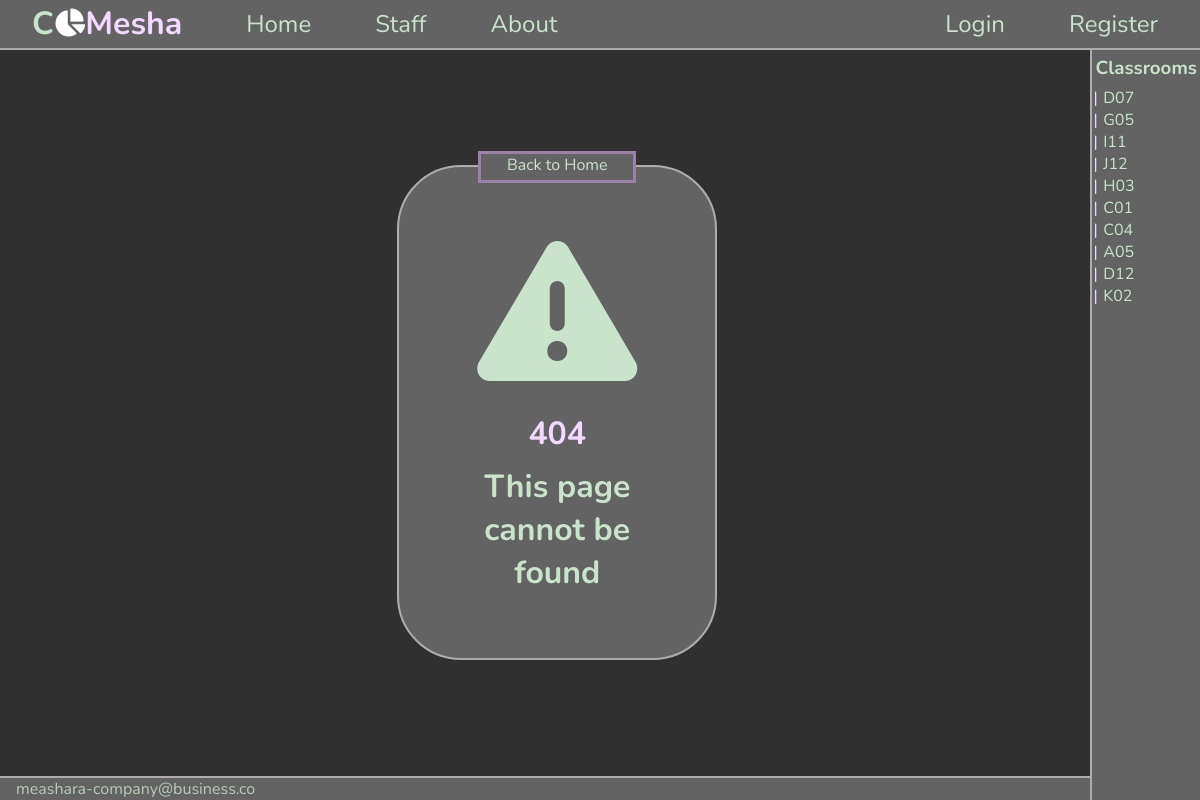
/classroom/1, run on the app's committed database.
### database.py (models this page shows)
class Classroom(db.Model):
    __tablename__ = 'Classrooms'
    ClassroomID = db.Column(db.Text, primary_key=True)
    Teachers = db.relationship('Teacher', secondary='TeacherClassrooms', backref='classrooms')

### server.py (the view)
@app.route("/classroom/<string:classroom_id>")
def analytics(classroom_id):
    if classroom_id not in get_classrooms():
        abort(404)
    data = kowalski_analyze(classroom_id)
    loudness = data[1]
    temperature = data[2]
    humidity = data[3]
    ventilation = data[4]
    return (render_template("pages/analytics.html",
                            classroom=classroom_id, loudness=loudness,
                            temperature=temperature, humidity=humidity,
                            ventilation=ventilation))

### server.py (called while the page is built)
def get_classrooms():
    class_list = []
    with app.app_context():
        result = Classroom.query.with_entities(Classroom.ClassroomID).all()
        for i in result:
            class_list.append(i[0])
    return class_list

@app.errorhandler(HTTPException)
def error(error_code):
    print(error_code)
    default_response = "Something went wrong!"
    default_code = 0
    match int(str(error_code).split()[0]):
        case 404:
            response = "This page cannot be found"
            response_code = 404
        case _:
            response = default_response
            response_code = default_code
    return (render_template("pages/error.html", response=response, response_code=response_code))

### templates/pages/error.html
{% extends 'layout.html' %}
{% block content %}
<div class="error-box">
    <i class="fa-solid fa-triangle-exclamation fa-10x"></i>
    {% if response_code != "0" %}
    <h1 class="error-code"> {{response_code}} </h1>
    {% endif %}
    <h1 class="response"> {{response}} </h1>
    <a class="return-button" href="/"> <div class="home-text"> Back to Home </div> </a>
</div>
{% endblock %}

### templates/sidebar.html
<h3 id="classroom-header"> Classrooms </h3>
<ul class="classroom-list">
{% for classroom in classrooms %}
    <li class="classroom-list-items"> <a href="/classroom/{{classroom}}"> {{classroom}} </a> </li>
{% endfor %}
</ul>

### static/css/layout.css (style rules this page uses)
#classroom-header { text-align: center; padding: 0; margin: 5% 0; }
.classroom-list { margin: 0; padding: 0; overflow-y: auto; }
.classroom-list-items { list-style: "|"; padding-left: 5%; margin-left: 5%; }
.classroom-list-items::marker { color: #F3D8FF; }
.classroom-list-items > a { color: #c7e6c8; }
.error-box { position: relative; display: flex; flex-direction: column; border: solid 2px var(--edge-color); background-color: var(--main-color); border-radius: 4rem; padding: 4em; margin-top: 10%; margin-left: 35%; margin-right: 35%; text-align: center; }
.error-box > .error-code { color: var(--link-color); margin-bottom: 10px; }
.error-box > .response { margin: 0; }
.return-button { text-align: center; color: #C9E4CA; box-sizing: border-box; border: #9c80a8 solid; height: 2em; width: 50%; background-color: var(--main-color); position: absolute; left: 50%; transform: translate(-50%, 0); top: -1em; z-index: 1; }
:root { --text-color: #C9E4CA; --main-color: #636363; --main-color-darker: #303030; --border-color: white; --link-color: #F3D8FF; --small-box-color: #f3d8ff0e; --edge-color: #adadad; --react-color: #a195a7; }
html { box-sizing: border-box; min-width: 100vw; min-height: 100vh; font-family: "Nunito"; }
*, *:before, *:after { box-sizing: inherit; }
body { box-sizing: border-box; margin: 0; display: grid; width: 100vw; height: 100vh; grid-template-columns: 0.5fr 2fr 2fr 0.5fr; grid-template-rows: 0.2fr 4fr 4fr 0.2fr; grid-template-areas: "hd nav nav nav" "main main main sb" "main main main sb" "ft ft ft sb"; color: var(--text-color); background-color: var(--main-color); }
a { text-decoration: none; color: white; }

### data on the page
Classroom: ClassroomID "D07"
Classroom: ClassroomID "G05"
Classroom: ClassroomID "I11"
Classroom: ClassroomID "J12"
Classroom: ClassroomID "H03"
Classroom: ClassroomID "C01"
Classroom: ClassroomID "C04"
Classroom: ClassroomID "A05"
Classroom: ClassroomID "D12"
Classroom: ClassroomID "K02"

### other printed values
{{ response_code }} "404"
{{ response }} "This page cannot be found"
